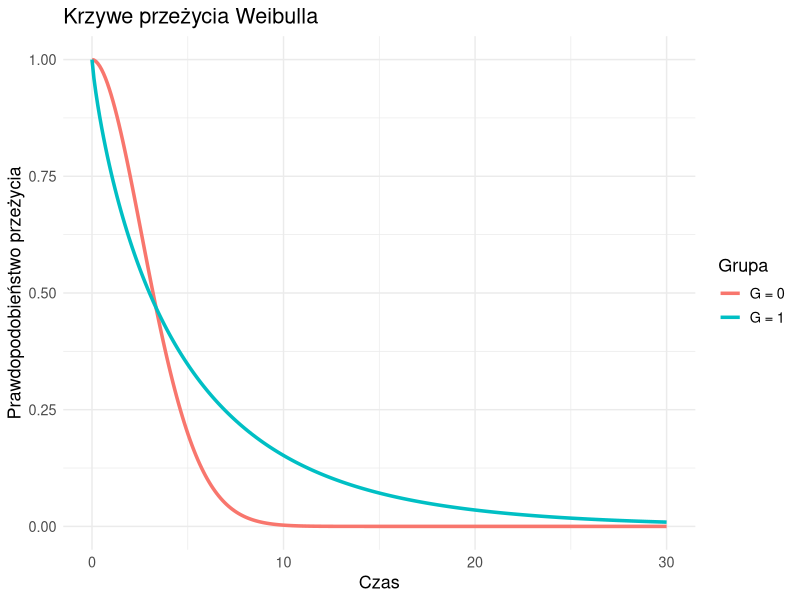
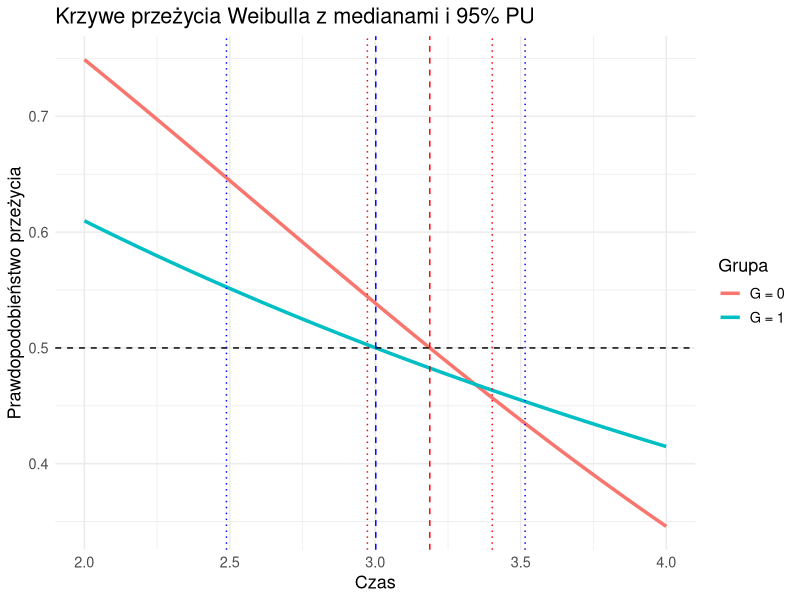

Here is the R script that generated these plots, in order:
#===== 1. Wczytanie danych =====
library(readxl)
library(ggplot2)
library(numDeriv)

Dane <- read_excel("Dane 8.1.xlsx")


#===== Do generowania danych =====
# n <- 200  # liczba na grupę
# 
# alpha0 <- 1.5
# lambda0 <- 8
# 
# alpha1 <- 2
# lambda1 <- 6
# 
# med0 <- lambda0 * (log(2))^(1/alpha0)
# med1 <- lambda1 * (log(2))^(1/alpha1)
# cat("Teoretyczna mediana G=0:", round(med0, 2), "\n")
# cat("Teoretyczna mediana G=1:", round(med1, 2), "\n")
# 
# T0 <- rweibull(n, shape = alpha0, scale = lambda0)
# T1 <- rweibull(n, shape = alpha1, scale = lambda1)
# 
# # Cenzorowanie: np. 20% przypadków
# D0 <- rbinom(n, 1, 0.8)
# D1 <- rbinom(n, 1, 0.8)
# 
# # Składamy dane
# T_all <- c(T0, T1)
# D_all <- c(D0, D1)
# G_all <- c(rep(0, n), rep(1, n))
# 
# Dane <- data.frame(T = T_all, D = D_all, G = G_all)



#===== 2. Przygotowanie danych =====
T <- Dane$T
sum(T==0) # 2
T[T == 0] <- 0.0025  # było kilka zer
sum(T==0)

D <- Dane$D
G <- Dane$G



#===== 3. Funkcja do wyznaczenia parametrów Weibulla =====
lik_dane <- function(x) {
  alpha1 <- x[1]  # shape dla G = 1
  lambda1 <- x[2] # scale dla G = 1
  alpha0 <- x[3]  # shape dla G = 0
  lambda0 <- x[4] # scale dla G = 0
  
  grupa1 <- (G == 1) * (D * (log(alpha1 / lambda1) + (alpha1 - 1) * log(T / lambda1)) - (T / lambda1)^alpha1)
  grupa0 <- (G == 0) * (D * (log(alpha0 / lambda0) + (alpha0 - 1) * log(T / lambda0)) - (T / lambda0)^alpha0)
  
  return(-sum(grupa1 + grupa0))  
}



#===== 4. Estymacja parametrów czyli MLE =====
mle_dane <- optim(par = c(1, 1, 1, 1), fn = lik_dane, method = "L-BFGS-B", lower = rep(1e-6, 4))

# method = "L-BFGS-B" i lower = rep(1e-6, 4) 
# aby zapobiec ujemnym wartościom parametrów



#===== 5. Wyodrębnienie oszacowanych parametrów =====
alpha1 <- mle_dane$par[1]  # ≈ 0.8309
lambda1 <- mle_dane$par[2] # ≈ 4.6659
alpha0 <- mle_dane$par[3]  # ≈ 1.8774
lambda0 <- mle_dane$par[4] # ≈ 3.8744



#===== 6. Do wykresu =====
x <- seq(0, 30, length.out = 300)

df_plot <- data.frame(
  t = rep(x, 2),
  S = c(pweibull(x, shape = alpha1, scale = lambda1, lower.tail = FALSE),
        pweibull(x, shape = alpha0, scale = lambda0, lower.tail = FALSE)),
  grupa = factor(rep(c("G = 1", "G = 0"), each = length(x)))
)



#===== 7. Wykres z ggplot2 =====
ggplot(df_plot, aes(x = t, y = S, color = grupa)) +
  geom_line(size = 1.2) +
  labs(title = "Krzywe przeżycia Weibulla",
       x = "Czas",
       y = "Prawdopodobieństwo przeżycia",
       color = "Grupa") +
  theme_minimal() +
  theme(text = element_text(size = 13))


#===== 8. Obliczanie median przeżycia dla obu grup =====
mediana_G1 <- lambda1 * (log(2))^(1 / alpha1)
mediana_G0 <- lambda0 * (log(2))^(1 / alpha0)

cat("Mediana G = 1:", round(mediana_G1, 3),
    "\nMediana G = 0:", round(mediana_G0, 3))



#===== 9. Macierz wariancji (asymptotyczna) =====
# Funkcja lik() jest ujemną log-wiarygodnością
# Więc macierz Hessego = - macierz informacji Fishera (obserwowaneJ)
# library(numDeriv)
hessian_macierz <- hessian(func = lik_dane, x = mle_dane$par)
vcov_matrix <- solve(hessian_macierz)
# Otrzymujemy asymptotyczną macierz wariancji-kowariancji estymatorów 



#===== 10. Metoda delta – PU dla G = 1 =====
# Interesujący nas fragment macierzy kowariancji
V1 <- vcov_matrix[1:2, 1:2]

# Pochodne do gradientu
# mediana = g(alpha, lambda) = lambda * (log(2))^(1/alpha)
d_alpha1 <- -lambda1 * (log(2))^(1 / alpha1) * log(log(2)) / (alpha1^2)
d_lambda1 <- (log(2))^(1 / alpha1)

grad1 <- c(d_alpha1, d_lambda1)

# Wariancja = gradient^T * V * gradient
var_mediana1 <- t(grad1) %*% V1 %*% grad1
se_mediana1 <- sqrt(var_mediana1)

# Przedziały ufności
PU1 <- c(mediana_G1 - 1.96 * se_mediana1, mediana_G1 + 1.96 * se_mediana1)



#===== 11. Metoda delta – PU dla G = 0 =====
# To samo co przedtem ale dla drugich parametrów
V0 <- vcov_matrix[3:4, 3:4]
d_alpha0 <- -lambda0 * (log(2))^(1 / alpha0) * log(log(2)) / (alpha0^2)
d_lambda0 <- (log(2))^(1 / alpha0)
grad0 <- c(d_alpha0, d_lambda0)
var_mediana0 <- t(grad0) %*% V0 %*% grad0
se_mediana0 <- sqrt(var_mediana0)
PU0 <- c(mediana_G0 - 1.96 * se_mediana0, mediana_G0 + 1.96 * se_mediana0)



#===== 12. Otrzymane przedziały ufności 95% =====
cat("Mediana G = 1:", round(mediana_G1, 3),
    "\n95% PU dla mediany G = 1:", round(PU1[1], 3), "-", round(PU1[2], 3), "\n",
    "\nMediana G = 0:", round(mediana_G0, 3),
    "\n95% PU dla mediany G = 0:", round(PU0[1], 3), "-", round(PU0[2], 3))



#===== 13. Wykres z zaznaczonymi medianami i przedziałami ufności=====
x <- seq(2, 4, length.out = 300) # gdy nne dane - zmienić końce przedzuału !!!

df_plot <- data.frame(
  t = rep(x, 2),
  S = c(pweibull(x, shape = alpha1, scale = lambda1, lower.tail = FALSE),
        pweibull(x, shape = alpha0, scale = lambda0, lower.tail = FALSE)),
  grupa = factor(rep(c("G = 1", "G = 0"), each = length(x))))

ggplot(df_plot, aes(x = t, y = S, color = grupa)) +
  geom_line(size = 1.2) +
  # Pozioma linia S = 0.5
  geom_hline(yintercept = 0.5, linetype = "dashed", color = "black") +
  # Linie pionowe – mediany
  geom_vline(xintercept = mediana_G1, linetype = "dashed", color = "blue") +
  geom_vline(xintercept = mediana_G0, linetype = "dashed", color = "red") +
  # Linie pionowe – PU dla mediany (95%)
  geom_vline(xintercept = PU1[1], linetype = "dotted", color = "blue") +
  geom_vline(xintercept = PU1[2], linetype = "dotted", color = "blue") +
  geom_vline(xintercept = PU0[1], linetype = "dotted", color = "red") +
  geom_vline(xintercept = PU0[2], linetype = "dotted", color = "red") +
  labs(title = "Krzywe przeżycia Weibulla z medianami i 95% PU",
       x = "Czas",
       y = "Prawdopodobieństwo przeżycia",
       color = "Grupa") +
  theme_minimal() +
  theme(text = element_text(size = 13))
  


#===== 14. Bootstrap dla mediany w obu grupach =====
# Inny sposób obliczenia przedziałów ufności

B <- 1000  # liczba powtórzeń

# liczba generowanych próbek dla obu grup
n1 <- sum(G == 1)
n0 <- sum(G == 0)

# tablice do zapisania wyników
boot_median_G1 <- numeric(B)
boot_median_G0 <- numeric(B)

# Bootstrap G = 1
for (b in 1:B) {
  T_sim <- rweibull(n1, shape = alpha1, scale = lambda1)
  # MLE dla danych symulowanych
  mle <- suppressWarnings(
    optim(par = c(1, 1), 
    fn = function(x) {
      a <- x[1] 
      l <- x[2]
      -sum(log(a / l) + (a - 1) * log(T_sim / l) - (T_sim / l)^a)
    }, 
    method = "L-BFGS-B", lower = rep(1e-6, 2))
  )
  a_hat <- mle$par[1]
  l_hat <- mle$par[2]
  boot_median_G1[b] <- l_hat * (log(2))^(1 / a_hat)
}

# Bootstrap G = 0
for (b in 1:B) {
  T_sim <- rweibull(n0, shape = alpha0, scale = lambda0)
  mle <- suppressWarnings(
    optim(par = c(1, 1), 
    fn = function(x) {
      a <- x[1]
      l <- x[2]
      -sum(log(a / l) + (a - 1) * log(T_sim / l) - (T_sim / l)^a)
    }, 
    method = "L-BFGS-B", lower = rep(1e-6, 2))
  )
  a_hat <- mle$par[1]
  l_hat <- mle$par[2]
  boot_median_G0[b] <- l_hat * (log(2))^(1 / a_hat)
}

# Przedziały ufności (percentylowe)
PU_boot_G1 <- quantile(boot_median_G1, probs = c(0.025, 0.975))
PU_boot_G0 <- quantile(boot_median_G0, probs = c(0.025, 0.975))

# Wyniki
cat("Mediana G = 1:", round(mediana_G1, 3),
    "\n95% PU dla mediany G = 1:", round(PU1[1], 3), "-", round(PU1[2], 3),
    "\nBootstrap PU dla mediany G = 1:", round(PU_boot_G1, 3), "\n",
    "\nMediana G = 0:", round(mediana_G0, 3),
    "\n95% PU dla mediany G = 0:", round(PU0[1], 3), "-", round(PU0[2], 3),
    "\nBootstrap PU dla mediany G = 0:", round(PU_boot_G0, 3), "\n")



#===== 15. Test ilorazu wiarygodności =====

# (H1) – bez ograniczenia mediany - było już

mle_H1 <- optim(par = c(1, 1, 1, 1), fn = lik_dane, method = "L-BFGS-B", lower = rep(1e-6, 4))
mle_H1$par
lrtest_H1 <- mle_H1$value

# Dopasowanie modelu z narzuconą wspólną medianą (H0)
lik_H0 <- function(x) {
  alpha1 <- x[1]
  lambda1 <- x[2]
  alpha0 <- x[3]
  
  lambda0 <- lambda1 * (log(2))^(1/alpha1 - 1/alpha0)
  
  grupa1 <- (G == 1) * (D * (log(alpha1 / lambda1) + (alpha1 - 1) * log(T / lambda1)) - (T / lambda1)^alpha1)
  grupa0 <- (G == 0) * (D * (log(alpha0 / lambda0) + (alpha0 - 1) * log(T / lambda0)) - (T / lambda0)^alpha0)
  
  return(-sum(grupa1 + grupa0))
}

mle_H0 <- optim(par = c(1, 1, 1), fn = lik_H0, method = "L-BFGS-B", lower = rep(1e-6, 3))
mle_H0$par
lrtest_H0 <- mle_H0$value

# Statystyka LR
LR <- 2 * (lrtest_H0 - lrtest_H1)
pwartosc_lrtest <- 1 - pchisq(LR, df = 1) # 4-3 parametry

# 4. Wynik
cat("Statystyka LR:", round(LR, 3),
    "\np-wartość testu:", round(pwartosc_lrtest, 4))



#===== 16. Bootstrapowy test różnicy median pod H0: wspólna mediana =====
B <- 1000
n1 <- sum(G == 1)
n0 <- sum(G == 0)

# Dopasowanie Weibulla z narzuconą wspólną medianą
mle_boot_h0 <- optim(par = c(1, 1, 1), fn = function(x) {
  alpha1 <- x[1]  # shape dla G=1
  lambda1 <- x[2] # scale dla G=1
  alpha0 <- x[3]  # shape dla G=0
  
  # Wyliczamy scale dla G=0 tak, aby mediana była taka sama jak w G=1
  lambda0 <- lambda1 * (log(2))^(1 / alpha1 - 1 / alpha0)
  
  # Log-wiarygodność
  grupa1 <- (G == 1) * (D * (log(alpha1 / lambda1) + (alpha1 - 1) * log(T / lambda1)) - (T / lambda1)^alpha1)
  grupa0 <- (G == 0) * (D * (log(alpha0 / lambda0) + (alpha0 - 1) * log(T / lambda0)) - (T / lambda0)^alpha0)
  
  return(-sum(grupa1 + grupa0))
}, method = "L-BFGS-B", lower = rep(1e-6, 3))

alpha_boot_h0_1 <- mle_boot_h0$par[1]
lambda_boot_h0_1 <- mle_boot_h0$par[2]
alpha_boot_h0_0 <- mle_boot_h0$par[3]
lambda_boot_h0_0 <- lambda_boot_h0_1 * (log(2))^(1 / alpha_boot_h0_1 - 1 / alpha_boot_h0_0)

# Symulacja pod H0
boot_roznice_h0 <- numeric(B)

for (b in 1:B) {
  # Generujemy próbki z Weibulla z tą samą medianą, ale różnymi kształtami
  T_sim_G1 <- rweibull(n1, shape = alpha_boot_h0_1, scale = lambda_boot_h0_1)
  T_sim_G0 <- rweibull(n0, shape = alpha_boot_h0_0, scale = lambda_boot_h0_0)
  
  # Dopasowanie Weibulla do każdej symulowanej grupy
  mle1 <- optim(par = c(1, 1), fn = function(par) {
    a <- par[1]; l <- par[2]
    -sum(log(a / l) + (a - 1) * log(T_sim_G1 / l) - (T_sim_G1 / l)^a)
  }, method = "L-BFGS-B", lower = rep(1e-6, 2))
  
  mle0 <- optim(par = c(1, 1), fn = function(par) {
    a <- par[1]; l <- par[2]
    -sum(log(a / l) + (a - 1) * log(T_sim_G0 / l) - (T_sim_G0 / l)^a)
  }, method = "L-BFGS-B", lower = rep(1e-6, 2))
  
  m1 <- mle1$par[2] * (log(2))^(1 / mle1$par[1])
  m0 <- mle0$par[2] * (log(2))^(1 / mle0$par[1])
  
  boot_roznice_h0[b] <- m0 - m1
}

# Obserwowana różnica
obs_roznica <- mediana_G0 - mediana_G1

# p-wartość 
pwartosc_boot <- mean(abs(boot_roznice_h0) >= abs(obs_roznica))
sum(abs(boot_roznice_h0) >= abs(obs_roznica))

abs(obs_roznica)
head(abs(boot_roznice_h0))

# Wynik
cat("Obserwowana różnica median:", round(abs(obs_roznica), 3),
    "\np-wartość testu:", round(pwartosc_boot, 4), "\n")







#######################################################################
test_W = (abs(mediana_G0-mediana_G1))/(sqrt(var_mediana1+var_mediana0))
pwartosc_W = 2*(1 - pnorm(abs(test_W)))

cat("Obserwowana różnica median:", round(abs(obs_roznica), 3),
    "\np-wartość testu W:", round(pwartosc_W, 4), "\n")
